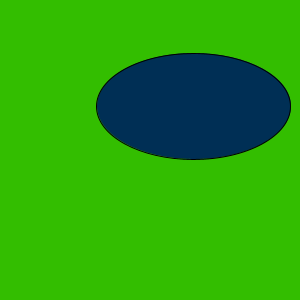
Frame 1 (no input)
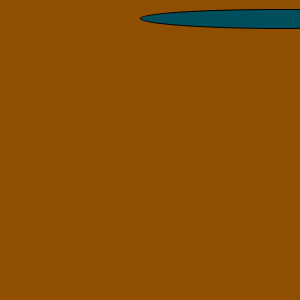
Frame 60 (the mouse pressed at the canvas centre just before this capture)
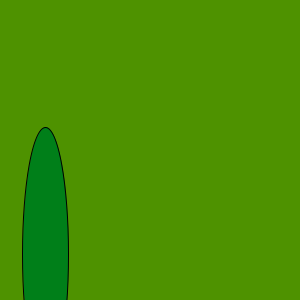
Frame 120 (the mouse held since frame 60 and released just before this capture)

The Processing sketch that drew these frames (run headless with seeded random() and noise(); from frame 60 on, the mouse is pressed at the canvas centre):

// Processing sketch: processing_79955
// ── processing_79955.pde

void setup(){
  size(300,300);
  frameRate(100);
}
void draw(){
  float a=random(300);
  float b=300-a;
  background(random(200),random(200),random(0));
  fill(random(0),random(200),random(100));
  ellipse(a,b,a,b);
}
